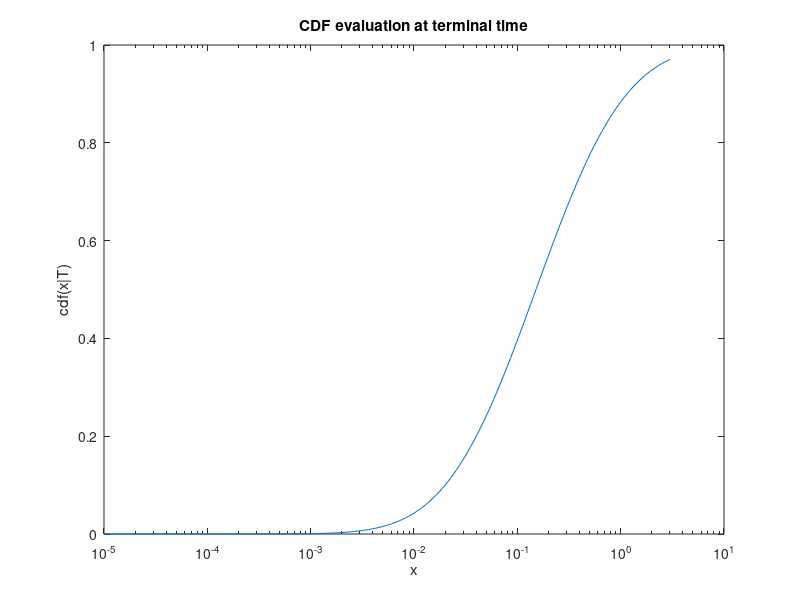
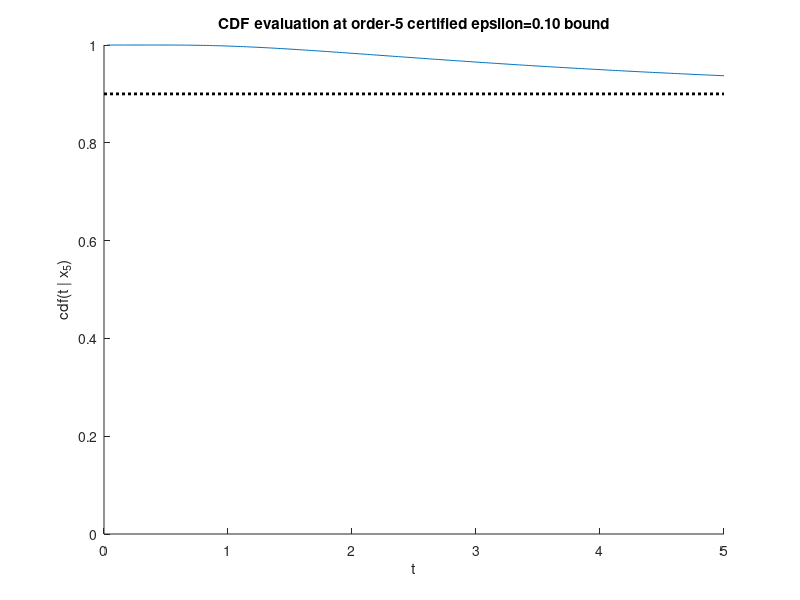

Reproduce these figures in MATLAB, in order.
b = -0.1;
sigma = sqrt(2)/2;

x0 = 0.25;
% T = 1;
T = 5;

% t = linspace(0, T, Nt+1);
%the distribution at time 0 is a dirac-delta
% t = t(2:end);

Nx = 200;
Xmax = 3;

%% CDF in Space
% x=linspace(0, Xmax, Nx);
x = logspace(-5, log10(Xmax), Nx);

%fokker planck equation from https://www.mdpi.com/1099-4300/22/12/1432/htm
pcdf = @(x) logncdf(x/x0, b*T, sigma*sqrt(T));

figure(10)
semilogx(x, pcdf(x))
xlabel('x')
ylabel('cdf(x|T)')
title('CDF evaluation at terminal time')

%% CDF in Time
figure(11);
%compare the extracted bound from geometric_1d_sos.m vs the true cdf in teh
%time interval
epsilon = 0.1;
x_5_1 = 0.765525507142643;  %order 5, Xmax = 3, T = 1
x_5_5 = 1.088064660165312; %order 5, Xmax = 3, T = 5
x_5_all_5 = 1.111474751861115; %order 5, Xmax = inf, T=5
x_5_cant = 1.706856693288101; %cantelli bound
pcdf_5 = @(t) logncdf(x_5_cant/x0, b*t, sigma*sqrt(t)); 
t = linspace(0, T, Nx+1);
t = t(2:end);

% pt = zeros(size(t));
pt = pcdf_5(t);
% for i = 1:Nx
% %     pt(i)
%     pt_curr = pcdf_5(t(i));
%     pt(i) = pt_curr;
% end

clf
hold on
plot(t, pt)
plot([0, T], (1-epsilon)*[1,1], 'k:', 'LineWidth', 2);
hold off
xlabel('t')
ylabel('cdf(t | x_5)')
title(sprintf('CDF evaluation at order-5 certified epsilon=%0.2f bound', epsilon)) 
ylim([0, 1])